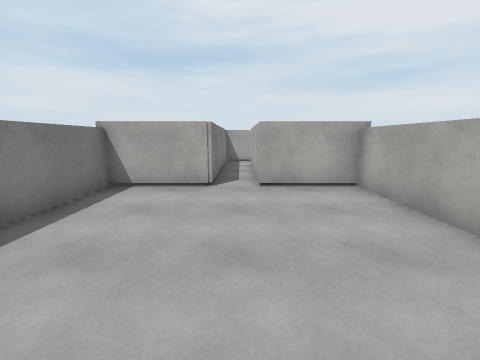
view 1 (above)

14 first-person views from a walk through a 3-D level made in the Unity game engine. The camera is 1.5 m above the floor, tilts 10° down and sees 90° across. The floor is counted in squares, 1.34 m on a side. Each view is taken from the middle of a square. On the plan, view 1 faces up. The plan holds only what a view shows up to about 11 squares ahead; the rest is blank. The place goes on beyond the plan. The player character is not drawn. Surface patterns are stand-ins for the level's own textures.

view 2
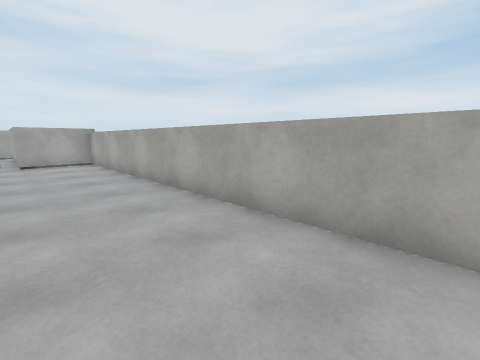

view 3
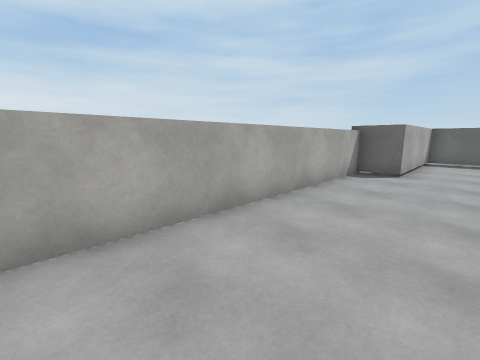

view 4
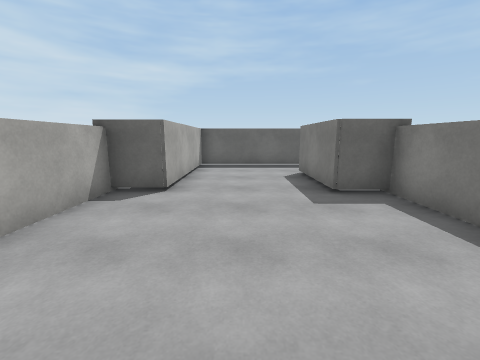

view 5
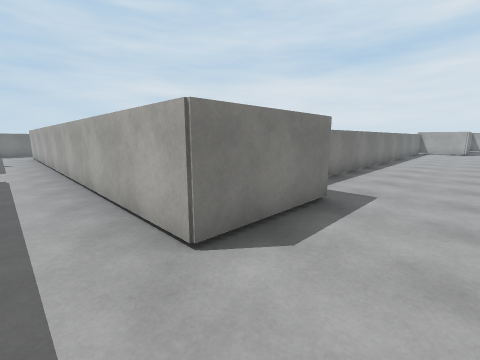

view 6
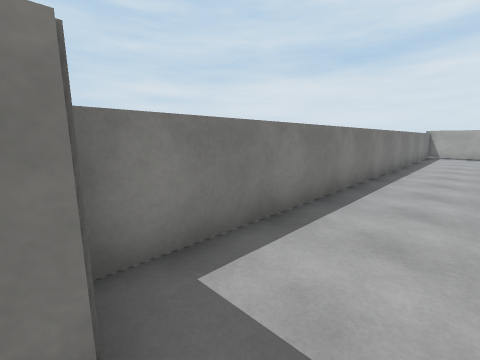

view 7
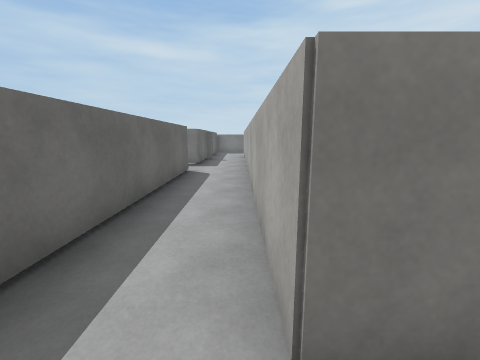

view 8
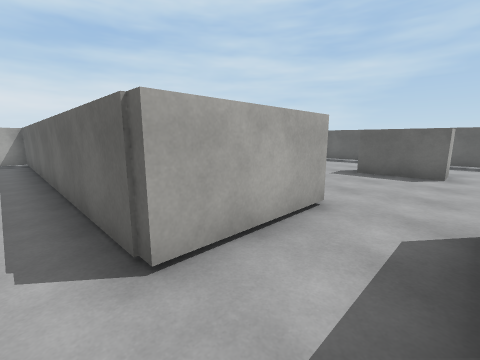

view 9
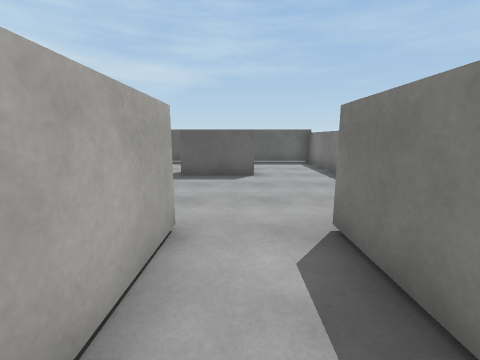

view 10
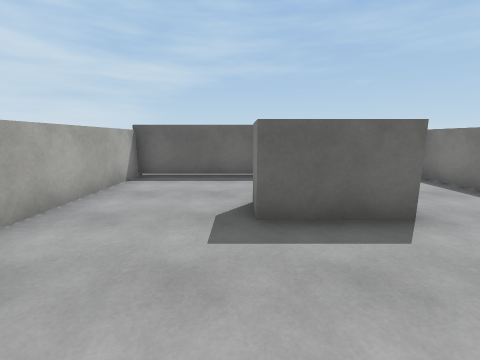

view 11
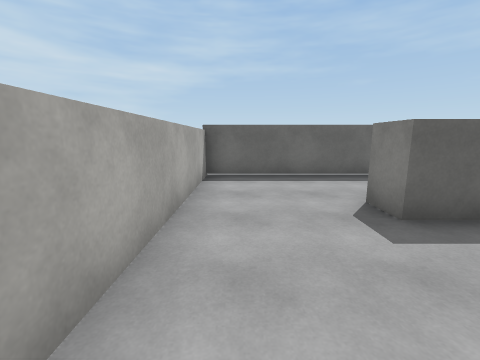

view 12
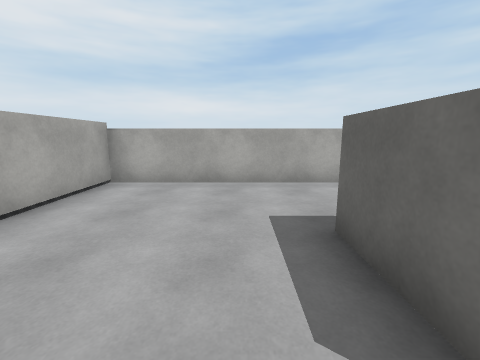

view 13
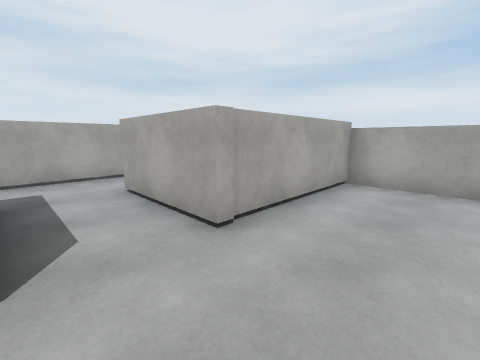

view 14
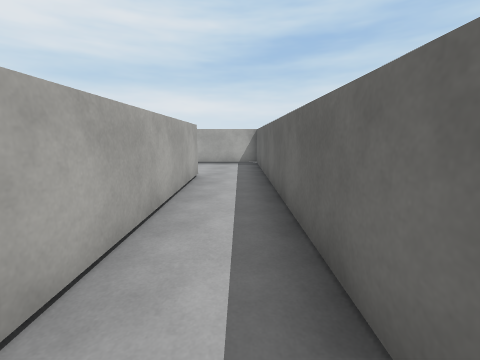

### Floor plan
Points are (right, up) in squares from view 1. A wall is a line through its corners. A room is listed if a view was taken in it or the views show most of it. See-through windows are left out.
Room 1 (views 1, 2, 3, 4, 5, 6, 7, 14)
walls: (-0.6, 5.5) (-3.1, 5.5) (-3.1, -10.8) (-1.9, -10.8) (-1.9, -13.8) (-9.5, -13.8); (-9.2, -15.7) (1.6, -15.7) (1.6, -11) (2.7, -11) (2.7, 5.5) (0.5, 5.5)
ways out: opening at (-9, -15) to room 2; opening at (0, 6)
Room 2 (views 8, 9)
walls: (-11.1, -15.6) (-11.1, -18.9); (-9.5, -13.8) (-11.5, -13.8); (-9.2, -18.7) (-9.2, -15.7)
ways out: opening at (-9, -15) to room 1; opening at (-10, -19) to room 3
Room 3 (views 10, 11, 12, 13)
walls: (-10.4, -24.1) (-10.4, -23.2) (-8.2, -23.2) (-8.2, -24.1); (-10.4, -27) (-5, -27) (-5, -18.7) (-9.2, -18.7)
ways out: opening at (-10, -19) to room 2; opening at (-11, -23.5); opening at (-9.5, -25.5)

Positions as (right, up) in squares from view 1, and headings:
1: (0, 0), facing up
2: (0, -6), facing up-right
3: (0, -3), facing down-right
4: (0, -6), facing down
5: (0, -15), facing up-left
6: (-1, -11), facing up-left
7: (-1, -14), facing left
8: (-11, -15), facing down-right
9: (-10, -16), facing down
10: (-8, -20), facing down
11: (-6, -20), facing down
12: (-11, -22), facing right
13: (-11, -21), facing up-right
14: (-9, -15), facing right
